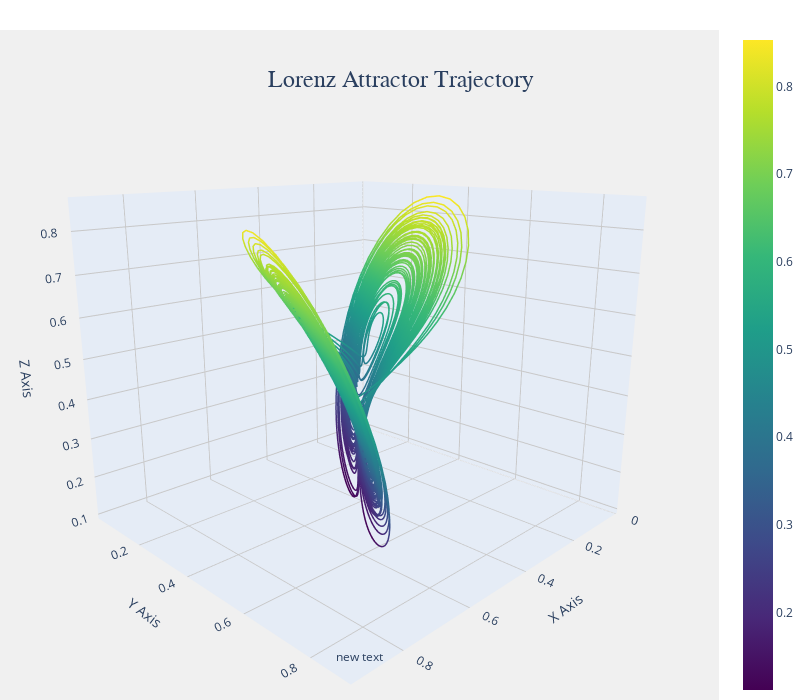

The notebook cell this image was saved under:
### Code cell
ESNLorenz.train_readout(inputs, targets, warmup=200)
predictionsESN = ESNLorenz.predict(inputs, steps=10000)
predictionsESN = predictions.cpu().detach()
import plotly.graph_objects as go
# Create the figure
fig = go.Figure(data=[go.Scatter3d(
    x=predictions[:,0].numpy(), 
    y=predictions[:,1].numpy(), 
    z=predictions[:,2].numpy(),
    mode='lines',
    line=dict(
        color=predictions[:,2].numpy(),  # Color by z-value for depth
        colorscale='Viridis',            # Use a pretty colormap
        width=3,                         # Slightly thicker line
        showscale=True                   # Show color scale bar
    ),
    hoverinfo='none'                    # Cleaner hover
)])
# Update layout for better aesthetics
fig.update_layout(
    title={
        'text': 'Lorenz Attractor Trajectory',
        'y':0.9,
        'x':0.5,
        'xanchor': 'center',
        'yanchor': 'top',
        'font': dict(size=24, family='Arial')
    },
    scene=dict(
        xaxis_title='X Axis',
        yaxis_title='Y Axis',
        zaxis_title='Z Axis',
        xaxis=dict(gridcolor='rgb(200, 200, 200)', showbackground=True),
        yaxis=dict(gridcolor='rgb(200, 200, 200)', showbackground=True),
        zaxis=dict(gridcolor='rgb(200, 200, 200)', showbackground=True),
        bgcolor='rgb(240, 240, 240)',
        camera=dict(
            eye=dict(x=1.5, y=1.5, z=0.6)  # Better viewing angle
        )
    ),
    margin=dict(l=0, r=0, b=0, t=30),  # Tight margins
    paper_bgcolor='white',
    height=700,                        # Larger figure
    width=800
)
# Add annotations   
fig.update_layout(
    annotations=[
        dict(
            text=None,
            x=0.5,
            y=0.05,
            xref="paper",
            yref="paper",
            showarrow=False,
            font=dict(size=12)
        )
    ]
)
fig.show()

### Figure 1 — Plotly figure (JSON) as saved in the notebook; plotly's stock layout.template omitted (floating-point values rounded to 4 significant figures; data arrays with more than 128 entries replaced by an {"elided": "..."} marker saying what was removed)
{"data": [{"hoverinfo": "none", "line": {"color": {"elided": "10000 float values"}, "colorscale": [[0, "#440154"], [0.1111, "#482878"], [0.2222, "#3e4989"], [0.3333, "#31688e"], [0.4444, "#26828e"], [0.5556, "#1f9e89"], [0.6667, "#35b779"], [0.7778, "#6ece58"], [0.8889, "#b5de2b"], [1, "#fde725"]], "showscale": true, "width": 3}, "mode": "lines", "type": "scatter3d", "x": {"elided": "10000 float values"}, "y": {"elided": "10000 float values"}, "z": {"elided": "10000 float values"}}], "layout": {"annotations": [{"font": {"size": 12}, "showarrow": false, "x": 0.5, "xref": "paper", "y": 0.05, "yref": "paper"}], "height": 700, "margin": {"b": 0, "l": 0, "r": 0, "t": 30}, "paper_bgcolor": "white", "scene": {"bgcolor": "rgb(240, 240, 240)", "camera": {"eye": {"x": 1.5, "y": 1.5, "z": 0.6}}, "xaxis": {"gridcolor": "rgb(200, 200, 200)", "showbackground": true, "title": {"text": "X Axis"}}, "yaxis": {"gridcolor": "rgb(200, 200, 200)", "showbackground": true, "title": {"text": "Y Axis"}}, "zaxis": {"gridcolor": "rgb(200, 200, 200)", "showbackground": true, "title": {"text": "Z Axis"}}}, "title": {"font": {"family": "Arial", "size": 24}, "text": "Lorenz Attractor Trajectory", "x": 0.5, "xanchor": "center", "y": 0.9, "yanchor": "top"}, "width": 800}}
